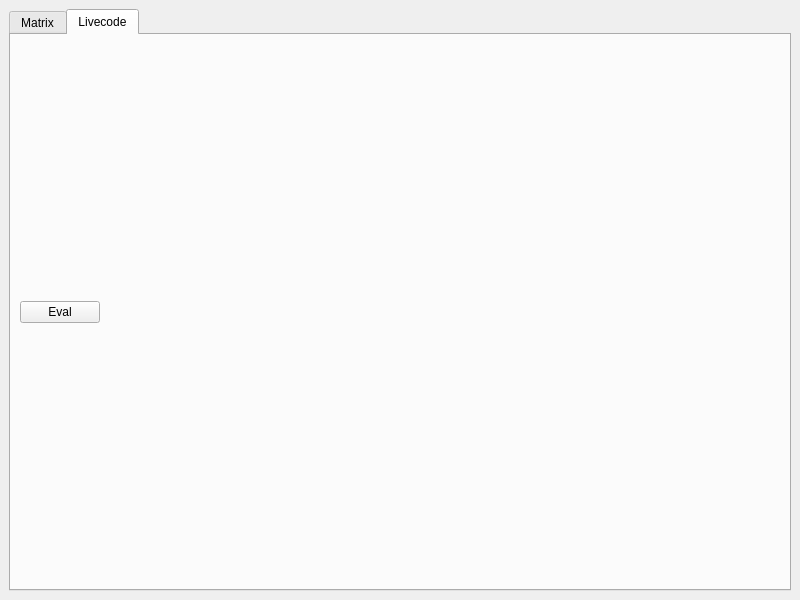
<?xml version="1.0" encoding="UTF-8"?>
<ui version="4.0">
 <class>MainWindow</class>
 <widget class="QMainWindow" name="MainWindow">
  <property name="geometry">
   <rect>
    <x>0</x>
    <y>0</y>
    <width>800</width>
    <height>600</height>
   </rect>
  </property>
  <property name="windowTitle">
   <string>Weavecoding Pattern Matrix 0.1</string>
  </property>
  <widget class="QWidget" name="centralwidget">
   <layout class="QHBoxLayout" name="horizontalLayout">
    <item>
     <widget class="QTabWidget" name="tabWidget">
      <property name="currentIndex">
       <number>1</number>
      </property>
      <widget class="QWidget" name="tab">
       <attribute name="title">
        <string>Matrix</string>
       </attribute>
       <layout class="QHBoxLayout" name="horizontalLayout_3">
        <item>
         <layout class="QVBoxLayout" name="verticalLayout">
          <item>
           <layout class="QHBoxLayout" name="horizontalLayout_2">
            <item>
             <widget class="QLabel" name="label">
              <property name="text">
               <string>Draft size</string>
              </property>
             </widget>
            </item>
            <item>
             <widget class="QSpinBox" name="spinBoxWarp"/>
            </item>
            <item>
             <widget class="QLabel" name="label_2">
              <property name="text">
               <string>Weft colours</string>
              </property>
             </widget>
            </item>
            <item>
             <widget class="QPushButton" name="pushButtonWeft1">
              <property name="text">
               <string/>
              </property>
             </widget>
            </item>
            <item>
             <widget class="QPushButton" name="pushButtonWeft2">
              <property name="text">
               <string/>
              </property>
             </widget>
            </item>
            <item>
             <widget class="QLabel" name="label_3">
              <property name="text">
               <string>Warp colours</string>
              </property>
             </widget>
            </item>
            <item>
             <widget class="QPushButton" name="pushButtonWarp1">
              <property name="text">
               <string/>
              </property>
             </widget>
            </item>
            <item>
             <widget class="QPushButton" name="pushButtonWarp2">
              <property name="text">
               <string/>
              </property>
             </widget>
            </item>
            <item>
             <spacer name="horizontalSpacer_3">
              <property name="orientation">
               <enum>Qt::Horizontal</enum>
              </property>
              <property name="sizeHint" stdset="0">
               <size>
                <width>40</width>
                <height>20</height>
               </size>
              </property>
             </spacer>
            </item>
           </layout>
          </item>
          <item>
           <layout class="QGridLayout" name="gridLayout">
            <item row="2" column="1">
             <layout class="QVBoxLayout" name="verticalLayout_2">
              <item>
               <spacer name="verticalSpacer">
                <property name="orientation">
                 <enum>Qt::Vertical</enum>
                </property>
                <property name="sizeHint" stdset="0">
                 <size>
                  <width>20</width>
                  <height>40</height>
                 </size>
                </property>
               </spacer>
              </item>
             </layout>
            </item>
            <item row="1" column="2">
             <spacer name="horizontalSpacer_2">
              <property name="orientation">
               <enum>Qt::Horizontal</enum>
              </property>
              <property name="sizeHint" stdset="0">
               <size>
                <width>40</width>
                <height>20</height>
               </size>
              </property>
             </spacer>
            </item>
            <item row="0" column="1">
             <spacer name="verticalSpacer_2">
              <property name="orientation">
               <enum>Qt::Vertical</enum>
              </property>
              <property name="sizeHint" stdset="0">
               <size>
                <width>20</width>
                <height>40</height>
               </size>
              </property>
             </spacer>
            </item>
            <item row="1" column="0">
             <spacer name="horizontalSpacer">
              <property name="orientation">
               <enum>Qt::Horizontal</enum>
              </property>
              <property name="sizeHint" stdset="0">
               <size>
                <width>40</width>
                <height>20</height>
               </size>
              </property>
             </spacer>
            </item>
            <item row="1" column="1">
             <layout class="QVBoxLayout" name="verticalLayoutMatrix"/>
            </item>
           </layout>
          </item>
         </layout>
        </item>
       </layout>
      </widget>
      <widget class="QWidget" name="tab_2">
       <attribute name="title">
        <string>Livecode</string>
       </attribute>
       <layout class="QHBoxLayout" name="horizontalLayout_5">
        <item>
         <layout class="QVBoxLayout" name="verticalLayout_3">
          <item>
           <layout class="QHBoxLayout" name="horizontalLayoutEditContainer"/>
          </item>
          <item>
           <layout class="QHBoxLayout" name="horizontalLayout_4">
            <item>
             <widget class="QPushButton" name="pushButtonEval">
              <property name="text">
               <string>Eval</string>
              </property>
             </widget>
            </item>
            <item>
             <spacer name="horizontalSpacer_4">
              <property name="orientation">
               <enum>Qt::Horizontal</enum>
              </property>
              <property name="sizeHint" stdset="0">
               <size>
                <width>40</width>
                <height>20</height>
               </size>
              </property>
             </spacer>
            </item>
           </layout>
          </item>
         </layout>
        </item>
       </layout>
      </widget>
     </widget>
    </item>
    <item>
     <layout class="QVBoxLayout" name="verticalLayoutLoom"/>
    </item>
   </layout>
  </widget>
 </widget>
 <resources/>
 <connections>
  <connection>
   <sender>spinBoxWarp</sender>
   <signal>valueChanged(int)</signal>
   <receiver>MainWindow</receiver>
   <slot>warp_change(int)</slot>
   <hints>
    <hint type="sourcelabel">
     <x>349</x>
     <y>153</y>
    </hint>
    <hint type="destinationlabel">
     <x>399</x>
     <y>299</y>
    </hint>
   </hints>
  </connection>
  <connection>
   <sender>pushButtonWeft1</sender>
   <signal>released()</signal>
   <receiver>MainWindow</receiver>
   <slot>weft_colour1()</slot>
   <hints>
    <hint type="sourcelabel">
     <x>239</x>
     <y>24</y>
    </hint>
    <hint type="destinationlabel">
     <x>399</x>
     <y>299</y>
    </hint>
   </hints>
  </connection>
  <connection>
   <sender>pushButtonWeft2</sender>
   <signal>released()</signal>
   <receiver>MainWindow</receiver>
   <slot>weft_colour2()</slot>
   <hints>
    <hint type="sourcelabel">
     <x>296</x>
     <y>24</y>
    </hint>
    <hint type="destinationlabel">
     <x>399</x>
     <y>299</y>
    </hint>
   </hints>
  </connection>
  <connection>
   <sender>pushButtonWarp1</sender>
   <signal>released()</signal>
   <receiver>MainWindow</receiver>
   <slot>warp_colour1()</slot>
   <hints>
    <hint type="sourcelabel">
     <x>437</x>
     <y>24</y>
    </hint>
    <hint type="destinationlabel">
     <x>399</x>
     <y>299</y>
    </hint>
   </hints>
  </connection>
  <connection>
   <sender>pushButtonWarp2</sender>
   <signal>released()</signal>
   <receiver>MainWindow</receiver>
   <slot>warp_colour2()</slot>
   <hints>
    <hint type="sourcelabel">
     <x>494</x>
     <y>24</y>
    </hint>
    <hint type="destinationlabel">
     <x>399</x>
     <y>299</y>
    </hint>
   </hints>
  </connection>
  <connection>
   <sender>pushButtonEval</sender>
   <signal>released()</signal>
   <receiver>MainWindow</receiver>
   <slot>eval()</slot>
   <hints>
    <hint type="sourcelabel">
     <x>64</x>
     <y>447</y>
    </hint>
    <hint type="destinationlabel">
     <x>399</x>
     <y>299</y>
    </hint>
   </hints>
  </connection>
 </connections>
 <slots>
  <slot>warp_change(int)</slot>
  <slot>weft_colour1()</slot>
  <slot>weft_colour2()</slot>
  <slot>warp_colour1()</slot>
  <slot>warp_colour2()</slot>
  <slot>eval()</slot>
 </slots>
</ui>
